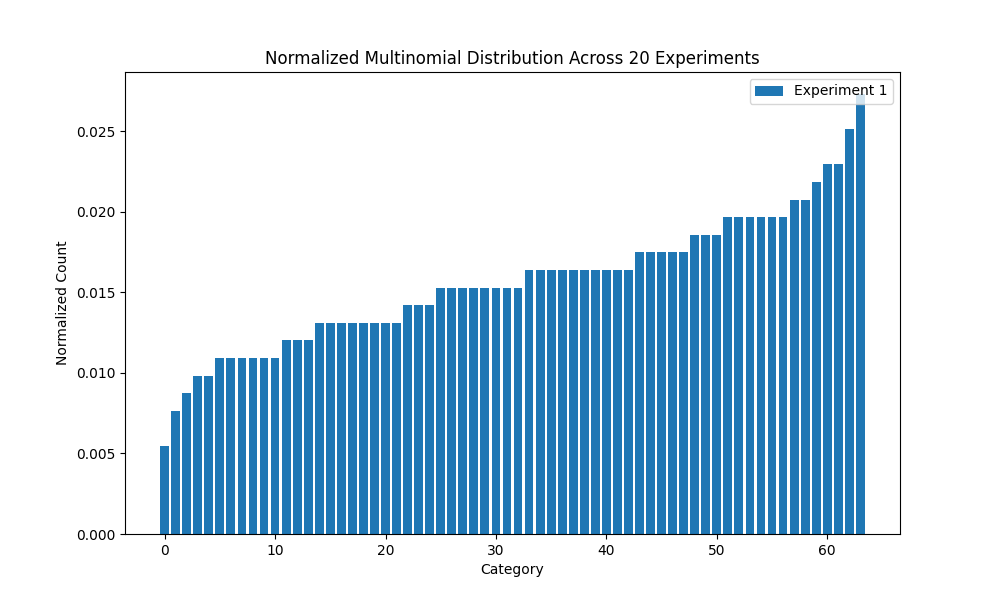

Here is the Python script that generated this plot:
import numpy as np
from numpy.random import multinomial
import matplotlib.pyplot as plt

ps = [1/64] * 64
xs = multinomial(915,  pvals=ps, size=20)
normalized_xs = xs / 915
print(normalized_xs)
std_devs = np.std(normalized_xs, axis=1)  # axis=1 means calculating std across each row (each experiment)
print("Standard deviations for the first 10 experiments:")
print(std_devs[:20])

plt.figure(figsize=(10, 6))
for i, x in enumerate(normalized_xs[0:1]):
    x = np.sort(x)
    plt.bar(range(64), x, label=f'Experiment {i+1}')
plt.xlabel('Category')
plt.ylabel('Normalized Count')
plt.title('Normalized Multinomial Distribution Across 20 Experiments')
plt.legend(loc='upper right')
plt.show()
plt.savefig('multinomial_distribution.png')
